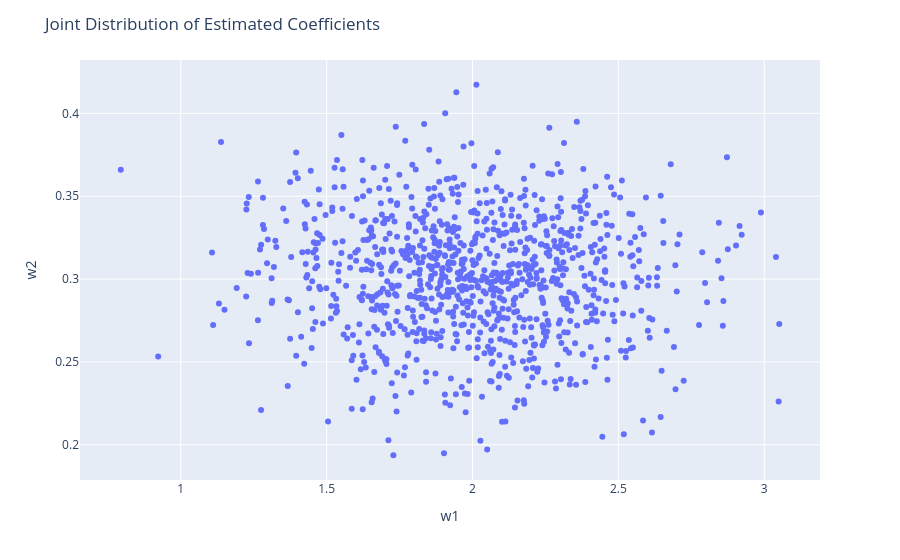

The notebook cell saved with this chart:
### Code cell
coefs = generate_coefs(n=100, m=1000)
fig = px.scatter(x=coefs[:, 1], y=coefs[:, 2])
fig.update_layout(
    xaxis_title="w1",
    yaxis_title="w2",
    title="Joint Distribution of Estimated Coefficients"
)
fig.show()

### Figure 1 — Plotly figure (JSON) as saved in the notebook; plotly's stock layout.template omitted (floating-point values rounded to 4 significant figures; data arrays with more than 128 entries replaced by an {"elided": "..."} marker saying what was removed)
{"data": [{"hovertemplate": "x=%{x}<br>y=%{y}<extra></extra>", "legendgroup": "", "marker": {"color": "#636efa", "symbol": "circle"}, "mode": "markers", "name": "", "orientation": "v", "showlegend": false, "type": "scatter", "x": {"elided": "1000 float values"}, "xaxis": "x", "y": {"elided": "1000 float values"}, "yaxis": "y"}], "layout": {"legend": {"tracegroupgap": 0}, "margin": {"t": 60}, "title": {"text": "Joint Distribution of Estimated Coefficients"}, "xaxis": {"anchor": "y", "domain": [0, 1], "title": {"text": "w1"}}, "yaxis": {"anchor": "x", "domain": [0, 1], "title": {"text": "w2"}}}}
